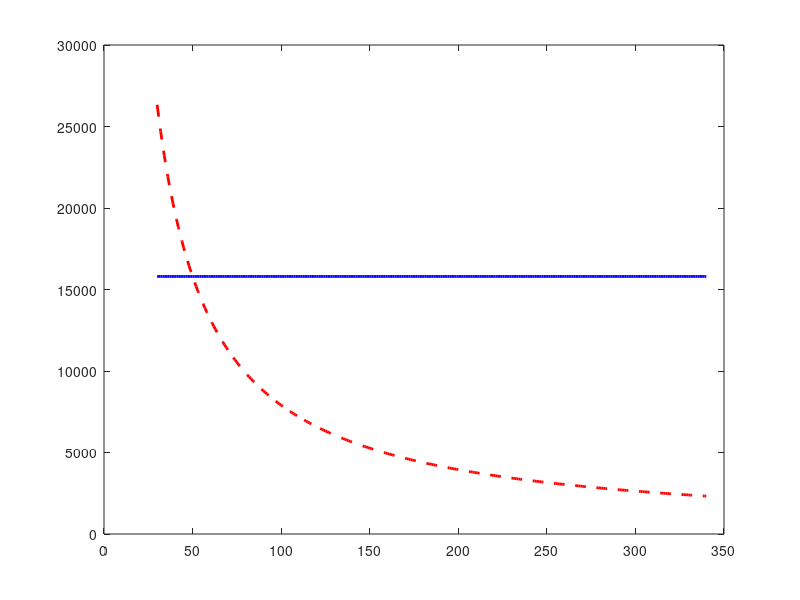

MATLAB code for this plot: (Note: this script raises an error after producing the figure.)
% DEMOSTRACIÓN: VARIACIÓN DEL EMPUJE CON LA VELOCIDAD (Punto Extra)

% Definimos un rango de velocidades
V = 30:1:340; 

% En un turborreactor nos da igual la velocidad, el C-101EB siempre da unos 15800 N
T_reactor = 15800 * ones(size(V)); 

% En un motor alternativo + hélice usamos una velocidad inventada (sabemos
% que a bajas velocidades da mas empuje). Vamos a suponer que a 50 m/s dan
% el mismo empuje. Así podemos calcular qué potencia constante tendría la hélice.
V_ref = 50; 
P_constante = 15800 * V_ref; 

% Calculamos la fuerza de la hélice 
T_helice = P_constante ./ V; 

% Dibujamos las graficas
figure('Name', 'Comparativa Propulsiva (S)', 'Color', 'w');
plot(V, T_reactor, 'b-', 'LineWidth', 2); hold on;
plot(V, T_helice, 'r--', 'LineWidth', 2);

% Marcamos la velocidad del modelo (la de 140 m/s)
xline(140, 'k:', 'LineWidth', 1.5);
plot(140, 15800, 'bo', 'MarkerSize', 8, 'MarkerFaceColor', 'b');
plot(140, P_constante/140, 'ro', 'MarkerSize', 8, 'MarkerFaceColor', 'r');

grid on;
title('Variación del Empuje Disponible con la Velocidad');
xlabel('Velocidad de vuelo, V (m/s)');
ylabel('Empuje Disponible, T (N)');
legend('Turborreactor (T \approx Constante)', 'Hélice (P = Constante)', 'Velocidad del Ensayo (140 m/s)');

fprintf('\n--- RESULTADOS A LA VELOCIDAD DE ENSAYO (140 m/s) ---\n');
fprintf('Empuje Turborreactor: %.0f N\n', 15800);
fprintf('Empuje Hélice:        %.0f N\n', P_constante / 140);
fprintf('-----------------------------------------------------\n');
fprintf('CONCLUSIÓN: La hélice pierde %.0f N de fuerza respecto al reactor.\n\n', 15800 - (P_constante/140));
